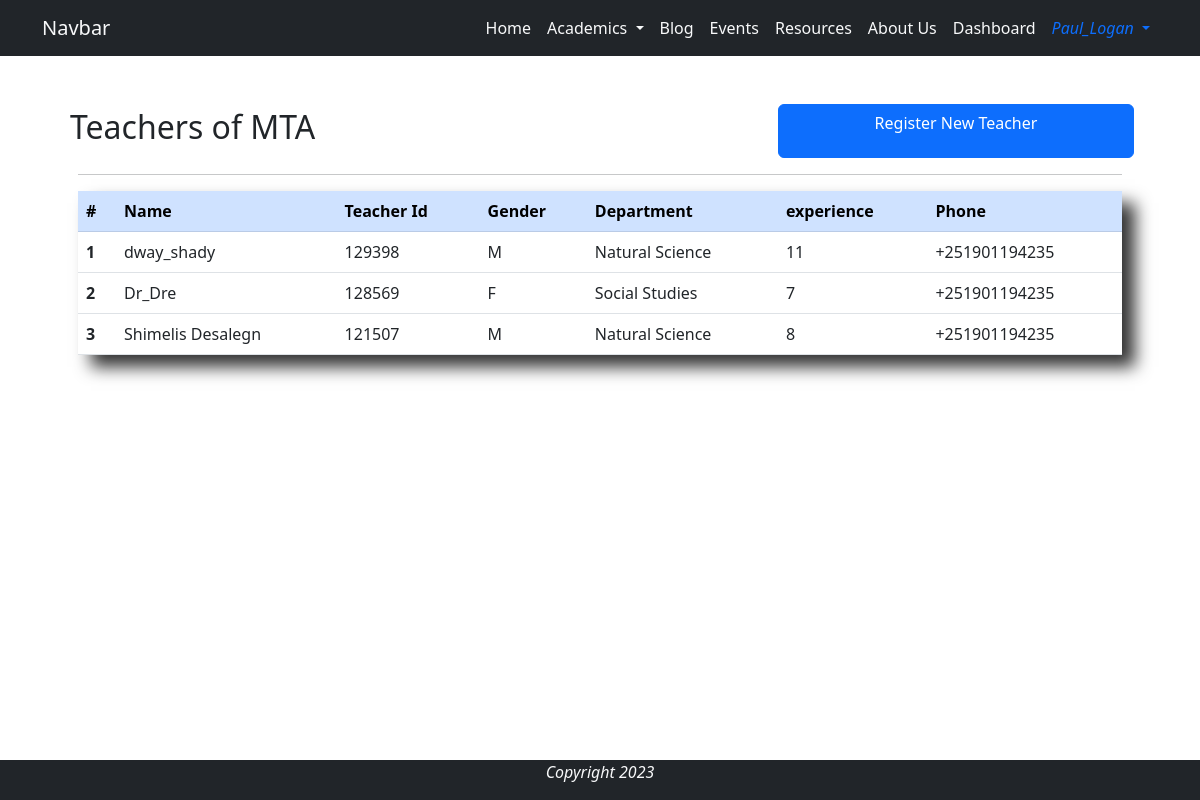
Before: /teacher_dashboard/ (signed in) with the older database file.
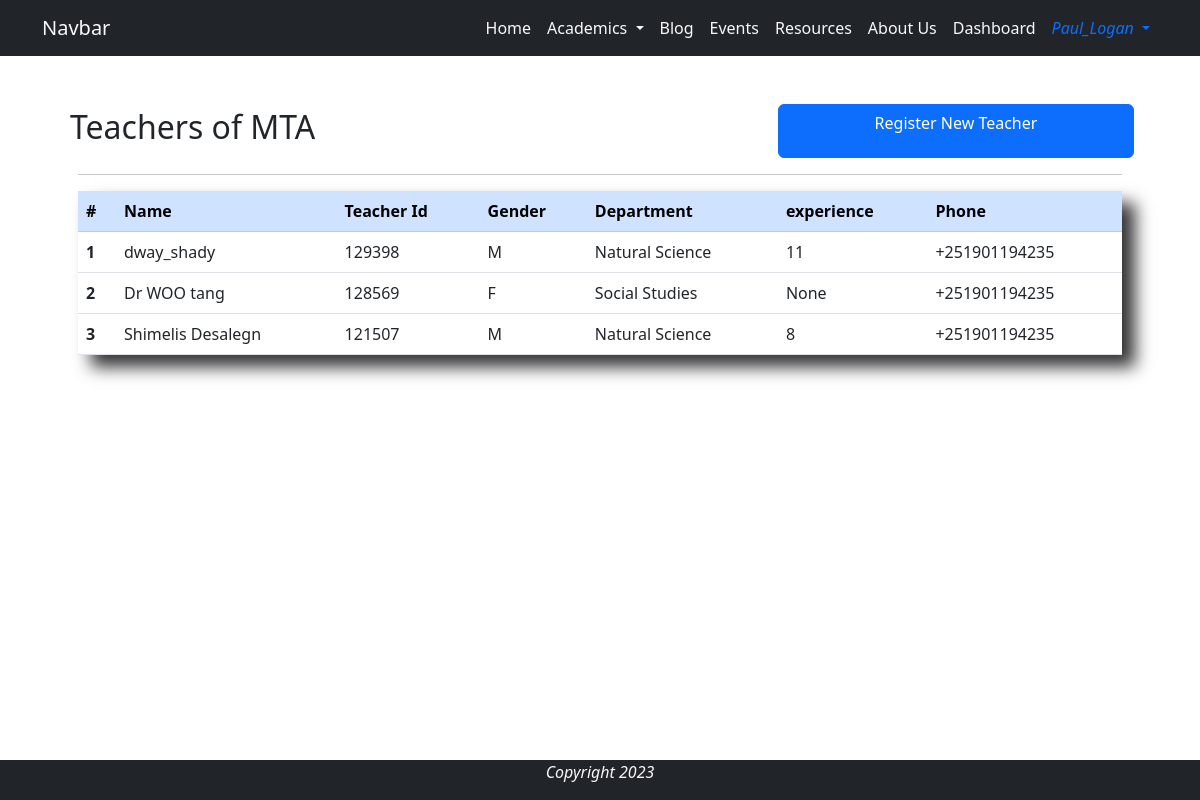
After: the same page with the newer database file.
### base/models.py (models this page shows, shortened)
class Teacher(models.Model):
    DEPARTMENT_CHOICES = [
        ('Social Studies', 'Social' ),
        ('Natural Science', 'Natural'),
        ('Physical Education', 'Sport'),
        ]
    GENDER_CHOICES = [
        ('M', 'Male'),
        ('F', 'Female')
    ]
    user = models.OneToOneField(User,on_delete=models.CASCADE, verbose_name='Teacher')
    name = models.CharField(max_length=44, null=True, blank=True)
    teacher_id = models.CharField(max_length=6, editable=False, unique=True)
    gender = models.CharField(max_length=6, choices=GENDER_CHOICES, blank=False, null=False)
    department = models.CharField(max_length=20,choices=DEPARTMENT_CHOICES, null=False, blank=False)
    experience = models.IntegerField(null=True, blank=True)
    phone = models.CharField(max_length=20, null=False)

### base/views.py (the view)
# urls.py: path('teacher_dashboard/', views.teacher_dashboard, name='teacher_dashboard'),
@login_required
@user_passes_test(lambda user: user.is_staff)
def teacher_dashboard(request):
    teachers = Teacher.objects.all()
    context = {
        'teachers': teachers,
    }
    return render(request, 'dashboard/teacher_dashboard.html', context)

### base/templates/dashboard/teacher_dashboard.html (shortened to what this page needs)
{% extends 'base/base.html' %}
{% load static %}
{% block content %}
<div class="container p-5">
    <div class="row">
        <h2 class="p-1 col-8">Teachers of MTA</h2>
        <a href="{% url 'base:teacher_register' %}" class="col-4 btn btn-primary">Register New Teacher</a>
    </div>
    <hr>
    <div class="shadow-xlg">
        <table class="table">
            <thead class="table-primary">
            <tr>
                <th scope="col">#</th>
                <th scope="col">Name</th>
                <th scope="col">Teacher Id</th>
                <th scope="col">Gender</th>
                <th scope="col">Department</th>
                <th scope="col">experience</th>
                <th scope="col">Phone</th>
            </tr>
            </thead>
            <tbody>
                {% for teacher in teachers %}
                    <tr class="dashboard-row"  href="{% url 'base:teacher_update' teacher.teacher_id %}">
                        <th scope="row">{{ forloop.counter }}</th>
                        <td>{{ teacher.name }}</td>
                        <td>{{ teacher.teacher_id }}</td>
                        <td>{{ teacher.gender }}</td>
                        <td>{{ teacher.department }}</td>
                        <td>{{ teacher.experience }}</td>
                        <td>{{ teacher.phone }}</td>
                    </tr>
                {% endfor %}
            </tbody>
        </table>
    </div>
</div>
{% endblock %}

Changed rows visible on the page:
changed Teacher "Social Studies": name "Dr_Dre" → "Dr WOO tang"; experience "7" → "None"
